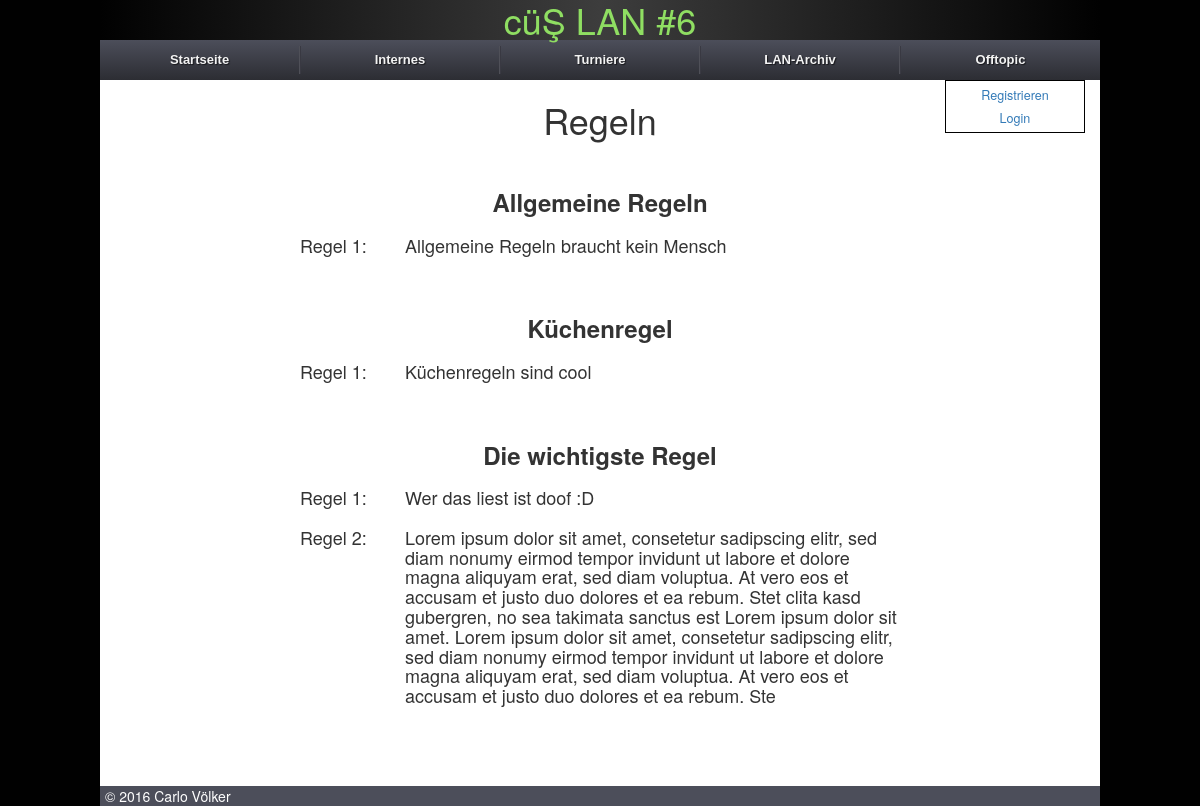
Screenshot of /rules/ with the database file from the repository.
### core/models.py (models this page shows, shortened)
class Rules(models.Model):
    name = models.CharField(verbose_name="Regelgruppe", max_length=30, null=False, unique=True, blank=False, default="Allgemeine Regeln")
    slug = models.SlugField(verbose_name="Slug", blank=True, unique=True, editable=False)
    def __unicode__(self):
        return u"%s" % (self.name)
    class Meta:
        verbose_name = "Regelgruppe"
        verbose_name_plural = "Regelgruppen"
        app_label = "core"

class RulesInline(models.Model):
    rules = models.ForeignKey(Rules, verbose_name="Regelgruppe", blank=True, null=True, related_name="inline_rules")
    information = models.TextField(verbose_name="Regel", max_length=512, null=True, blank=True)
    def __unicode__(self):
        return u"%s" % (self.information)
    class Meta:
        verbose_name = "Regel"
        verbose_name_plural = "Regeln"
        app_label = "core"

### core/views.py (the view)
# urls.py: url(r'^rules/$', views.rules, name='rules'),
def rules(request):
    context = RequestContext(request)
    content = {}
    content['rules'] = Rules.objects.all()
    return render_to_response('rules.html', content, context_instance=context)

### core/context_processors.py (called while the page is built)
def intranet_processor(request):
    content = {}
    activeMeta = IntranetMeta.objects.filter(active=True)
    if activeMeta:
        lan_name = activeMeta[0]
    else:
        lan_name = IntranetMeta.objects.all().order_by("-lan_id")[0]
    content['lan_name'] = lan_name
    lanparties = IntranetMeta.objects.all().exclude(id=lan_name.id)
    content['lanparties'] = lanparties
    rules = Rules.objects.all()
    content['rules'] = rules
    games = Game.objects.filter(match_game__lan=lan_name).exclude(match_game=None)
    content['games'] = games
    return content

### core/templatetags/helper.py (called while the page is built)
@register.filter
def shortenString(value):
    if len(value) > 18:
        return value[:15] + "..."
    return value

### core/templates/rules.html (shortened to what this page needs)
{% extends "base.html" %}
{% load staticfiles %}
{% block headline %}
    <h1>Regeln</h1>
{% endblock %}
{% block body %}
<div class="content">
	{% for rule in rules.all %}
		<div class="row">
			<h3><strong>{{ rule }}</strong></h3>
		</div>
		<div class="list_rule row">
		{% for singleRule in rule.inline_rules.all %}
			<div class="single_rule">
				<h4 class="col-sm-2">Regel {{ forloop.counter }}:</h4>
				<h4 class="col-sm-10">{{ singleRule }}</h4>
			</div>
		{% endfor %}
		</div>
	{% endfor %}
</div>
{% endblock %}

### core/static/css/screen.css (style rules this page uses)
html { background: #010101; height: 100%; }
body { max-width: 1000px; margin: 0 auto; min-height: 100%; position: relative; font-family: "Helvetica Neue", Arial, sans-serif; padding-bottom: 6rem; }
.content { position: relative; text-align: center; width: 60%; left: 20%; margin-top: 20px; }
.list_rule { text-align: left; margin-bottom: 30px; }

### rows the page displays
Rules: name "Allgemeine Regeln"
RulesInline: information "Allgemeine Regeln braucht kein Mensch"
Rules: name "Küchenregel"
RulesInline: information "Küchenregeln sind cool"
Rules: name "Die wichtigste Regel"
RulesInline: information "Wer das liest ist doof :D"
RulesInline: information "Lorem ipsum dolor sit amet, consetetur sadipscing elitr, sed diam nonumy eirmod tempor invidunt ut labore et dolore magna aliquyam erat, sed diam voluptua. At vero eos et accusam et justo duo dolores et ea rebum. Stet clita kasd gubergren, no sea takimata sanctus est Lorem ipsum dolor sit amet. Lorem ipsum dolor sit amet, consetetur sadipscing elitr, sed diam nonumy eirmod tempor invidunt ut labore et dolore magna aliquyam erat, sed diam voluptua. At vero eos et accusam et justo duo dolores et ea rebum. Ste"
